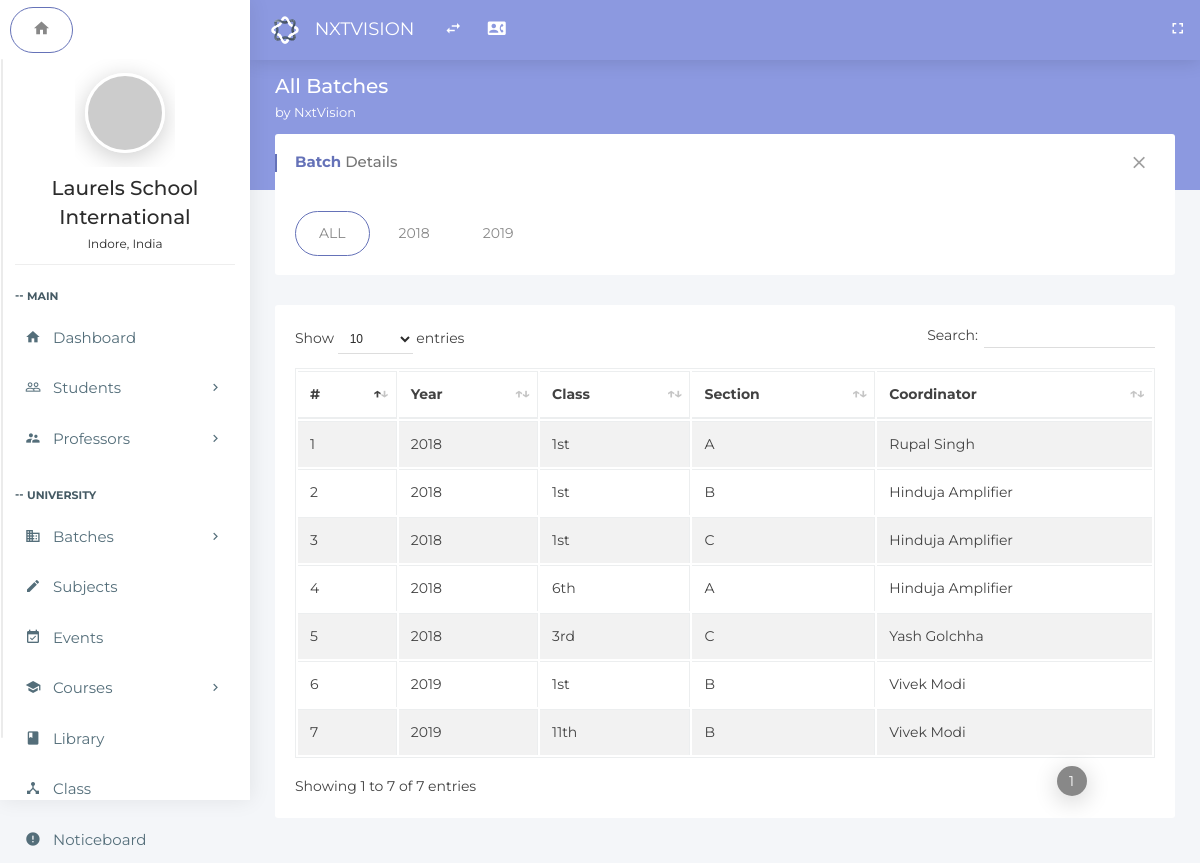
Screenshot of /index.php/batches/all_batch with the database file from the repository.
### tables this page shows
CREATE TABLE `batches_all` (
  `id` int(11) NOT NULL,
  `year_id` int(11) NOT NULL,
  `class_id` int(11) NOT NULL,
  `section_id` int(11) NOT NULL,
  `coordinator` int(11) NOT NULL,
  `subject_teachers` text NOT NULL,
  `students_list` text NOT NULL
);

CREATE TABLE `years_list` (
  `id` int(11) NOT NULL,
  `year` text NOT NULL
);

CREATE TABLE `classes_list` (
  `id` int(11) NOT NULL,
  `class` text NOT NULL
);

CREATE TABLE `section_list` (
  `id` int(11) NOT NULL,
  `section` text NOT NULL
);

CREATE TABLE `professor_joining` (
  `id` int(11) NOT NULL,
  `join_date` date NOT NULL,
  `prof_name` text NOT NULL,
  `phone` text NOT NULL,
  `prof_dob` date NOT NULL,
  `email` text NOT NULL,
  `gender` text NOT NULL,
  `prof_category` text NOT NULL,
  `state` text NOT NULL,
  `city` text NOT NULL,
  `prof_bloodgroup` text NOT NULL,
  `current_address` text NOT NULL,
  `permanent_address` text NOT NULL,
  `current_address_pin` int(7) NOT NULL,
  `permanent_address_pin` int(7) NOT NULL,
  `photo` text NOT NULL,
  `father_name` text NOT NULL,
  `mother_name` text NOT NULL,
  `password` text NOT NULL,
  `highest_qualification` text NOT NULL,
  `bank_name` text NOT NULL,
  `pan_number` text NOT NULL,
  `branch_name` text NOT NULL,
  `account_number` text NOT NULL,
  `ifsc` text NOT NULL
);

### application/controllers/Batches.php (called while the page is built, shortened)
<?php
class Batches extends MY_Controller
{
    public function all_batch()
    {
        $this->load->model('Batches_all_model', '_batchmodel');
        $data['batchDetails']=$this->_batchmodel->getBatchDetails();
        $this->load->view('batches-all', $data);
    }
}

### index.php (called while the page is built, shortened)
<?php
require_once BASEPATH.'core/CodeIgniter.php';

### application/models/Batches_all_model.php (called while the page is built, shortened)
<?php
class Batches_all_model extends CI_Model
{
    public function getBatchDetails()
    {
        $batchDetailsArray = array();
        $batchDetailsArray["ALL"] = array();
        $yearQuery = $this->db->get('years_list')->result();
        foreach ( $yearQuery as $row)
        {
            $yearSQL = 'SELECT batches_all.id, years_list.year , classes_list.class , section_list.section
            , professor_joining.prof_name
            FROM batches_all
            INNER JOIN years_list ON batches_all.year_id=years_list.id
            INNER JOIN classes_list ON batches_all.class_id=classes_list.id
            INNER JOIN section_list ON batches_all.section_id=section_list.id
            INNER JOIN professor_joining ON batches_all.coordinator=professor_joining.id
            where batches_all.year_id ='.$row->id;
            $yearQuery = $this->db->query($yearSQL)->result();
            $batchDetailsArray["ALL"] = array_merge($batchDetailsArray["ALL"],$yearQuery);
            $batchDetailsArray[$row->year] = $yearQuery;
        }
        return $batchDetailsArray;
    }
}

### application/views/batches-all.php (the view, shortened to what this page needs)
<!doctype html>
<html class="no-js " lang="en">
  <head>
    <link rel="stylesheet" href="../assets/plugins/bootstrap/css/bootstrap.min.css">
    <link rel="stylesheet" href="../assets/plugins/jquery-datatable/dataTables.bootstrap4.min.css">
    <link rel="stylesheet" href="../assets/css/main.css">
    <link rel="stylesheet" href="../assets/css/color_skins.css">
  </head>
  <body class="<?php echo $theme; ?>">
    <nav class="navbar p-l-5 p-r-5">
      <ul class="nav navbar-nav navbar-left">
        <li>
          <div class="navbar-header">
            <a class="navbar-brand" href="<?php echo site_url('dashboard'); ?>">
              <img src="../assets/images/logo.svg" width="30" alt="Oreo">
              <span class="m-l-10">
                <?php echo $company_name; ?>
              </span>
            </a>
          </div>
        </li>
        <li>
          <a href="javascript:void(0);" class="ls-toggle-btn" data-close="true">
            <i class="zmdi zmdi-swap">
            </i>
          </a>
        </li>
        <li>
          <a href="contact.html" title="Contact List">
            <i class="zmdi zmdi-account-box-phone">
            </i>
          </a>
        </li>
        <li class="float-right">
          <a href="javascript:void(0);" class="fullscreen hidden-sm-down" data-provide="fullscreen" data-close="true">
            <i class="zmdi zmdi-fullscreen">
            </i>
          </a>
        </li>
      </ul>
    </nav>
    <?php include 'leftside.php';?>
    <section class="content">
    <div class="block-header">
        <div class="row">
            <div class="col-lg-7 col-md-6 col-sm-12">
                <h2>All Batches
                <small><?php echo $welcome_string; ?></small>
                </h2>
            </div>
        </div>
    </div>
    <div class="container-fluid">
        <div class="row clearfix">
            <div class="col-lg-12">
                <div class="card">
                    <div class="header">
                        <h2><strong>Batch</strong> Details</h2>
                        <ul class="header-dropdown">
                            <li class="remove">
                                <a role="button" class="boxs-close"><i class="zmdi zmdi-close"></i></a>
                            </li>
                        </ul>
                    </div>
                    <div class="body">
                        <ul class="nav nav-tabs padding-0">
                            <?php
                                foreach ($batchDetails as $key => $value)
                                {?>
                                    <li class="nav-item"><a class="nav-link <?php echo (strcmp($key,'ALL')==0)?'active':'';?>" data-toggle="tab" href="#tab<?php echo $key;?>"><?php echo $key;?></a></li>
                                <?php
                                }
                            ?>
                        </ul>
                    </div>
                </div>
                <div class="tab-content">
                    <?php
                        foreach ($batchDetails as $key => $value)
                        {
                    ?>
                    <div class="tab-pane <?php echo (strcmp($key,'ALL')==0)?'active':'';?>" id="tab<?php echo $key;?>">
                        <div class="card">
                            <div class="body table-responsive">
                                <table class="table table-bordered table-striped table-hover js-basic-example dataTable">
                                    <thead>
                                        <tr>
                                            <th>#</th>
                                            <th>Year</th>
                                            <th>Class</th>
                                            <th>Section</th>
                                            <th>Coordinator</th>
                                        </tr>
                                    </thead>
                                    <tbody>
                                        <?php
                                            foreach ($value as $row)
                                            {
                                        ?>
                                            <tr>
                                                <td><?php echo $row->id;?></td>
                                                <td><?php echo $row->year;?></td>
                                                <td><?php echo $row->class;?></td>
                                                <td><?php echo $row->section;?></td>
                                                <td><?php echo $row->prof_name;?></td>
                                            </tr>
                                        <?php
                                            }
                                        ?>
                                    </tbody>
                                </table>
                            </div>
                        </div>
                    </div>
                    <?php
                        }
                    ?>
                </div>
            </div>
        </div>
    </div>
</section>
  </body>
</html>

### application/views/LeftSide.php (shortened to what this page needs)
<aside id="leftsidebar" class="sidebar">
    <ul class="nav nav-tabs">
        <li class="nav-item"><a class="nav-link active" data-toggle="tab" href="#dashboard"><i class="zmdi zmdi-home"></i></a></li>
    </ul>
    <div class="tab-content">
        <div class="tab-pane stretchRight active" id="dashboard">
            <div class="menu">
                <ul class="list">
                    <li>
                        <div class="user-info">
                            <div class="image"><a href="profile.html"><img src="http://via.placeholder.com/80x80" alt="User"></a></div>
                            <div class="detail">
                                <h4><?php echo $schoolname;?></h4>
                                <small><?php echo $schoollocation;?></small>
                            </div>
                        </div>
                    </li>
                    <li class="header">MAIN</li>
                    <li <?php if( strcmp(basename($_SERVER['PHP_SELF']) ,'dashboard') ==0 )
                            echo 'class="active open"'; ?>  >
                        <a href="<?php echo site_url('dashboard') ?>"><i class="zmdi zmdi-home"></i><span>Dashboard</span></a>
                    </li>
                    <li <?php if( strcmp(basename($_SERVER['PHP_SELF']) ,'all_students') ==0 || strcmp(basename($_SERVER['PHP_SELF']) ,'add_students') ==0 || strcmp($this->uri->segment(1),'profile') == 0)
                        echo 'class="active open"'; ?> >
                        <a href="javascript:void(0);" class="menu-toggle"><i class="zmdi zmdi-accounts-outline"></i><span>Students</span> </a>
                    </li>
                    <li <?php if( strcmp(basename($_SERVER['PHP_SELF']) ,'all_professor') ==0 || strcmp(basename($_SERVER['PHP_SELF']) ,'add_professor') ==0)
                        echo 'class="active open"'; ?> >
                        <a href="javascript:void(0);" class="menu-toggle"><i class="zmdi zmdi-accounts-alt"></i><span>Professors</span> </a>
                    </li>
                    <li class="header">UNIVERSITY</li>
                    <li <?php if( strcmp(basename($_SERVER['PHP_SELF']) ,'classes') ==0 || strcmp(basename($_SERVER['PHP_SELF']) ,'years') ==0 || strcmp(basename($_SERVER['PHP_SELF']) ,'section') ==0)
                        echo 'class="active open"'; ?> >
                        <a href="javascript:void(0);" class="menu-toggle"><i class="zmdi zmdi-city-alt"></i><span>Batches</span> </a>
                    </li>
                    <li <?php if( strcmp(basename($_SERVER['PHP_SELF']) ,'subject') ==0 )
                            echo 'class="active open"'; ?>  >
                        <a href="<?php echo site_url('subject') ?>"><i class="zmdi zmdi-edit"></i><span>Subjects</span></a>
                    </li>
                    <li <?php if( strcmp(basename($_SERVER['PHP_SELF']) ,'event') ==0)
                        echo 'class="active"'; ?>>
                        <a href="<?php echo site_url('Events/event');?>"><i class="zmdi zmdi-calendar-check"></i><span>Events</span> </a>
                    </li>
                    <li <?php if( strcmp(basename($_SERVER['PHP_SELF']) ,'courses') ==0 || strcmp(basename($_SERVER['PHP_SELF']) ,'add_courses') ==0 || strcmp(basename($_SERVER['PHP_SELF']),'courses_info') ==0 )
                        echo 'class="active open"'; ?> >
                        <a href="javascript:void(0);" class="menu-toggle"><i class="zmdi zmdi-graduation-cap"></i><span>Courses</span> </a>
                    </li>
                    <li <?php if( strcmp(basename($_SERVER['PHP_SELF']),'Library') ==0 )
                        echo 'class="active"'; ?>>
                        <a href="<?php echo site_url('Library/Lib');?>"><i class="zmdi zmdi-book"></i><span>Library</span> </a>
                    </li>
                    <li <?php if( strcmp(basename($_SERVER['PHP_SELF']),'Classroom') ==0 )
                        echo 'class="active"'; ?>>
                        <a href="<?php echo site_url('Classroom') ?>"><i class="zmdi zmdi-device-hub"></i><span>Class</span> </a>
                    </li>
                    <li <?php if( strcmp(basename($_SERVER['PHP_SELF']),'noticeboard') ==0 )
                        echo 'class="active"'; ?>>
                        <a href="<?php echo site_url('noticeboard') ?>"><i class="zmdi zmdi-alert-circle"></i><span>Noticeboard</span> </a>
                    </li>
                </ul>
            </div>
        </div>
    </div>
</aside>

### assets/css/color_skins.css (style rules this page uses)
.theme-purple .block-header h2 { color: #fff }
.theme-purple .block-header h2 small { color: #fff }
.theme-purple section.content:before { background-color: #8c99e0 }
.theme-purple .navbar, .theme-purple .page-loader-wrapper { background: #8c99e0 }
.theme-purple .nav-tabs .nav-link.active { border: 1px solid #6572b8 !important }
.theme-purple .card .header h2:before { background: #6572b8 }
.theme-purple .card .header h2 strong { color: #6572b8 }

### rows the page displays
batches_all: id "1", years_list.year "2018", classes_list.class "1st", section_list.section "A", professor_joining.prof_name "Rupal Singh"
batches_all: id "2", years_list.year "2018", classes_list.class "1st", section_list.section "B", professor_joining.prof_name "Hinduja Amplifier"
batches_all: id "3", years_list.year "2018", classes_list.class "1st", section_list.section "C", professor_joining.prof_name "Hinduja Amplifier"
batches_all: id "4", years_list.year "2018", classes_list.class "6th", section_list.section "A", professor_joining.prof_name "Hinduja Amplifier"
batches_all: id "5", years_list.year "2018", classes_list.class "3rd", section_list.section "C", professor_joining.prof_name "Yash Golchha"
batches_all: id "6", years_list.year "2019", classes_list.class "1st", section_list.section "B", professor_joining.prof_name "Vivek Modi"
batches_all: id "7", years_list.year "2019", classes_list.class "11th", section_list.section "B", professor_joining.prof_name "Vivek Modi"

### other values shown
$company_name "NXTVISION"
$schoolname "Laurels School International"
$schoollocation "Indore, India"
$welcome_string "by NxtVision"
$key "ALL"
$key "2018"
$key "2019"
